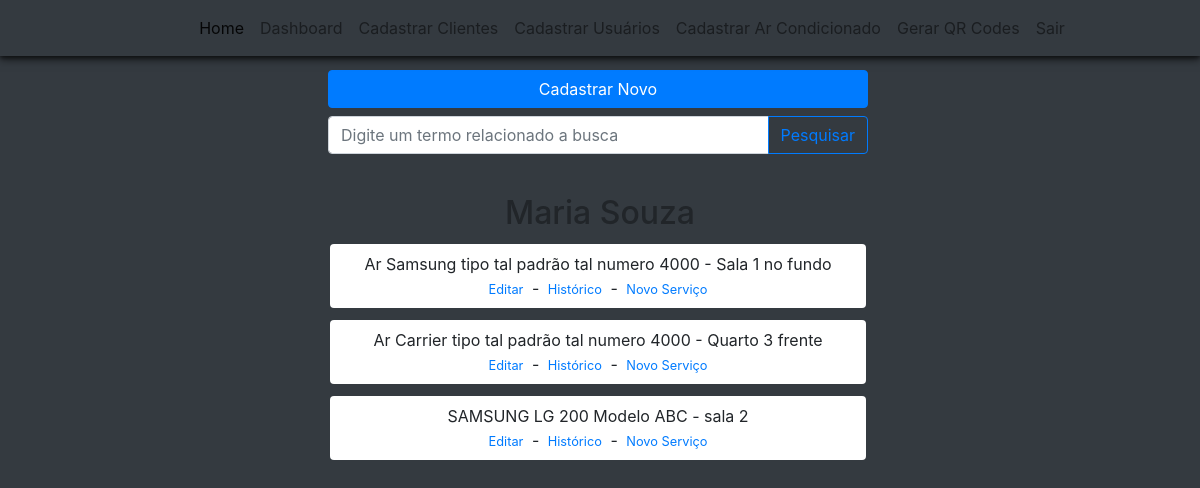
Screenshot of /dashboard/cliente/servicos/2 with the database file from the repository.
### climaxcool/models.py (models this page shows)
class Customers(database.Model):
    id = database.Column(database.Integer, primary_key=True)
    type_customer = database.Column(database.String, nullable=False)
    number_register_customer = database.Column(database.String, nullable=False, unique=True)
    name_customer = database.Column(database.String, nullable=False)
    name_responsible = database.Column(database.String)
    email = database.Column(database.String)
    address = database.Column(database.String)
    telephone_fixed = database.Column(database.String)
    telephone_mobile = database.Column(database.String, nullable=False)
    reference_point = database.Column(database.String)
    status_customer = database.Column(database.String, default="ATIVO")
    date_create = database.Column(database.DateTime, nullable=False, default=datetime.utcnow)
    id_user = database.Column(database.Integer, database.ForeignKey('users.id'), nullable=False)
    equipment = database.relationship('Equipments', backref='company_asset', lazy=True)

class Equipments(database.Model):
    id = database.Column(database.Integer, primary_key=True)
    name_equipment = database.Column(database.String, nullable=False)
    brand_equipment = database.Column(database.String, nullable=False)
    address = database.Column(database.String, nullable=False)
    qr_code = database.Column(database.String, unique=True)
    status_equipment = database.Column(database.String, default="ATIVO")
    date_create = database.Column(database.DateTime, nullable=False, default=datetime.utcnow)
    id_customer = database.Column(database.Integer, database.ForeignKey('customers.id'), nullable=False)
    id_user = database.Column(database.Integer, database.ForeignKey('users.id'), nullable=False)

### climaxcool/route/routes.py (the view)
@app.route('/dashboard/cliente/servicos/<customer_id>')
def equipment_summary(customer_id):
    customer = Customers.query.filter_by(id=customer_id).first();
    equipments = Equipments.query.filter_by(id_customer=customer_id).all();
    print(equipments);
    return render_template('summary_equipments.html', customer=customer, equipments=equipments)

### climaxcool/templates/summary_equipments.html (shortened to what this page needs)
{% extends 'nav_logged.html' %}
{% block bodynav %}
<div style="padding-top: 70px; height: 140vh;" class="container-fluid bg-dark">
    <div class="container">
        <div class="row text-center justify-content-center">
            <div class="col-12 col-lg-6 mb-2 mr-1">
                <button type="button" class="btn btn-primary w-100 px-1" onclick="window.location.href = '/cadastro-ar-condicionado/{{customer.id}}';">Cadastrar Novo</button>
            </div>
            <div class="col-12 col-lg-6 mb-4 mr-1">
                <form id="formAction" method="GET" action="{{ url_for('equipment_summary_filter', customer_id=customer.id ) }}">
                    <div class="input-group mb-3">
                        <input type="text" class="form-control" name="name_equipment_input" placeholder="Digite um termo relacionado a busca" aria-label="Digite um nome" aria-describedby="basic-addon2">
                        <div class="input-group-append">
                            <button class="btn btn-outline-primary" id="button-addon2" type="submit">Pesquisar</button>
                        </div>
                    </div>
                </form>
            </div>
        </div>
        <div class="container">
            <div class="row justify-content-center mx-md-1">
                <h2 class="col-12 text-center d-none d-md-block" id="customer-name">{{customer.name_customer}}</h2>
                {%for equipment in equipments%}
                <div style="background-color: white;" class="rounded py-2 my-1 text-center col-12 col-lg-6 mb-2 mr-1">
                    <p class="my-0">{{equipment.name_equipment}} - {{equipment.address}}</p>
                    <a style="font-size: 0.8rem;" class="mx-1 align-items-center" href="">Editar</a>
                    <span> - </span>
                    <a style="font-size: 0.8rem;" class="mx-1 align-items-center" href="{{url_for('report_service', equipment_id=equipment.id)}}">Histórico</a>
                    <span> - </span>
                    <a style="font-size: 0.8rem;" class="mx-1 align-items-center" href="{{url_for('new_service', customer_id=customer.id, equipment_id=equipment.id)}}">Novo Serviço</a>
                </div>
                {% endfor %}
            </div>
        </div>
    </div>
</div>
{% endblock %}

### climaxcool/templates/nav_logged.html (shortened to what this page needs)
{% extends 'index.html'%}
{% block body %}
<nav class="box-shadow navbar navbar-expand-md navbar-light bg-dark fixed-top">
    <div class="margin-nav d-flex-md justify-content-center collapse navbar-collapse" id="navbarNav">
        <ul id="list-nav" class="navbar-nav">
            <li class="nav-item active">
                <a id="home" class="nav-link" href="{{ url_for('home') }}">Home</a>
            </li>
            <li class="nav-item">
                <a class="nav-link" href="{{ url_for('dashboard_customers') }}">Dashboard</a>
            </li>
            <li class="nav-item">
                <a class="nav-link" href="{{ url_for('customers_registration') }}">Cadastrar Clientes</a>
            </li>
            <li class="nav-item">
                <a class="nav-link" href="{{ url_for('users_registration') }}">Cadastrar Usuários</a>
            </li>
            <li class="nav-item">
                <a class="nav-link" href="{{ url_for('equipments_registration') }}">Cadastrar Ar Condicionado</a>
            </li>
            <li class="nav-item d-none d-xl-block">
                <a class="nav-link" href="{{ url_for('qr_code') }}">Gerar QR Codes</a>
            </li>
            <li class="nav-item">
                <a class="nav-link" href="{{ url_for('home') }}">Sair</a>
            </li>
        </ul>
    </div>
</nav>
{% block bodynav %}
{% endblock %}
{% endblock %}

### climaxcool/templates/index.html (shortened to what this page needs)
<!DOCTYPE html>
<html lang="pt-br">
<head>
    <link rel="stylesheet" href="https://stackpath.bootstrapcdn.com/bootstrap/4.1.3/css/bootstrap.min.css">
    <link rel="stylesheet" href="https://cdnjs.cloudflare.com/ajax/libs/font-awesome/5.15.3/css/all.min.css" />
    <link rel="stylesheet" href="../static/main.css">
</head>
<body class="main-content bg-white" style="background-color: cornflowerblue; margin: 0px; padding-top: 0px">
    {% block body %}
    {% endblock %}
    <link rel="stylesheet" href="//code.jquery.com/ui/1.12.1/themes/base/jquery-ui.css">
</body>
</html>

### climaxcool/static/main.css (style rules this page uses)
.margin-nav { margin-right: auto; margin-left: 2rem; }
.box-shadow { box-shadow: 0 2px 4px 0 rgba(0, 0, 0, 0.5), 0 4px 8px 0 rgba(0, 0, 0, 0.5); }

### rows the page displays
Customers: name_customer "Maria Souza"
Equipments: name_equipment "Ar Samsung tipo tal padrão tal numero 4000", address "Sala 1 no fundo"
Equipments: name_equipment "Ar Carrier tipo tal padrão tal numero 4000", address "Quarto 3 frente"
Equipments: name_equipment "SAMSUNG LG 200 Modelo ABC", address "sala 2"
